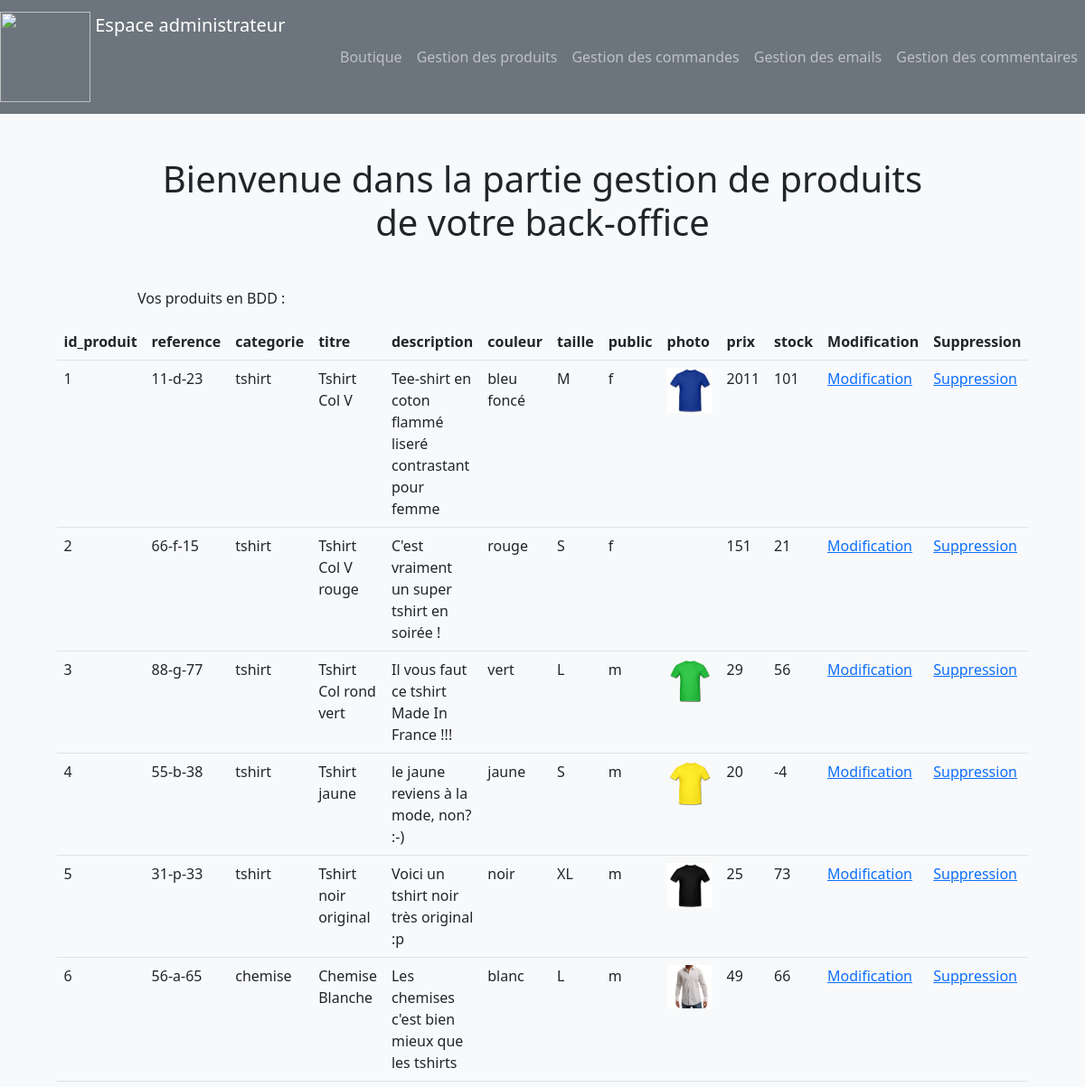
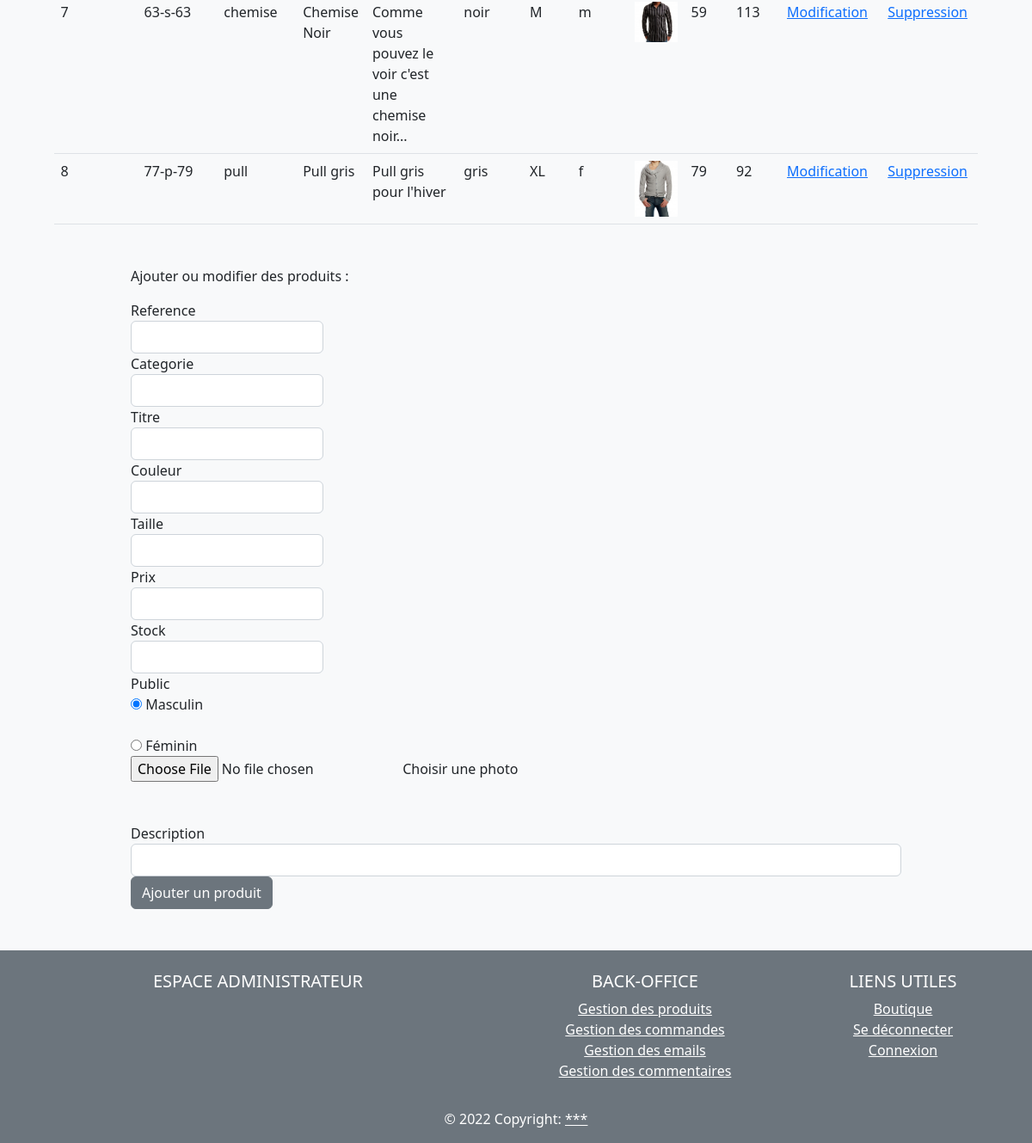
Page /admin/gestion_produits_sans_pagination.php on the committed database (2 pictures, top to bottom).
### tables this page shows
CREATE TABLE `produit` (
  `id_produit` int(3) NOT NULL,
  `reference` varchar(20) NOT NULL,
  `categorie` varchar(20) NOT NULL,
  `titre` varchar(100) NOT NULL,
  `description` text NOT NULL,
  `couleur` varchar(20) NOT NULL,
  `taille` varchar(5) NOT NULL,
  `public` enum('m','f','mixte') NOT NULL,
  `photo` varchar(250) NOT NULL,
  `prix` int(3) NOT NULL,
  `stock` int(3) NOT NULL
);

### admin/gestion_produits_sans_pagination.php (the view, shortened to what this page needs)
<?php
require_once("../inc/init.php");
$stmt = $pdo->query("SELECT * FROM produit");
$reference = (isset($produit)) ? $produit["reference"] : "";
$categorie = (isset($produit)) ? $produit["categorie"] : "";
$titre = (isset($produit)) ? $produit["titre"] : "";
$description = (isset($produit)) ? $produit["description"] : "";
$couleur = (isset($produit)) ? $produit["couleur"] : "";
$taille = (isset($produit)) ? $produit["taille"] : "";
$prix = (isset($produit)) ? $produit["prix"] : "";
$stock = (isset($produit)) ? $produit["stock"] : "";
require_once("inc/header.php");
?>
<h1 class='mb-5 text-center'>Bienvenue dans la partie gestion de produits de votre back-office</h1>
<p>Vos produits en BDD :</p>
<table class="table mb-5">
  <thead class="thead-dark">
    <tr>
        <?php for ($i = 0; $i < $stmt->columnCount(); $i++) {
            $col = $stmt->getColumnMeta($i); ?>
            <th scope="col"><?= $col['name']; ?></th>
        <?php } ?>
        <th scope="col"> Modification  </th>
        <th scope="col"> Suppression  </th>
    </tr>
  </thead>
  <tbody>
        <?php foreach($stmt->fetchAll(PDO::FETCH_ASSOC) as $index => $produit) { ?>
            <tr>
                <?php foreach($produit as $index => $valeur) {
                    if($index == 'photo') { ?>
                        <td> <img style="width:50px" src="<?= $valeur; ?>" alt=""> </td>
                    <?php } else { ?>
                        <td> <?php echo $produit[$index];  ?> </td>
                    <?php } ?>
                <?php } ?>
                <td> <a href="?action=modification&id_produit=<?= $produit["id_produit"]?>#ajout_modif"> Modification </a> </td>
                <td> <a href="?action=suppression&id_produit=<?= $produit["id_produit"]?>"> Suppression </a> </td>
            </tr>
       <?php } ?>
  </tbody>
</table>
<p id="ajout_modif">Ajouter ou modifier des produits :</p>
<form action="" method="POST" enctype="multipart/form-data">
    <div class="form-row">
        <div class="form-group col-md-3">
            <label for="reference">Reference</label>
            <input type="text" class="form-control" id="reference" name="reference" value="<?= $reference; ?>">
        </div>
        <div class="form-group col-md-3">
            <label for="categorie">Categorie</label>
            <input type="text" class="form-control" id="categorie" name="categorie" value="<?= $categorie; ?>">
        </div>
        <div class="form-group col-md-3">
            <label for="titre">Titre</label>
            <input type="text" class="form-control" id="titre" name="titre" value="<?= $titre; ?>">
        </div>
        <div class="form-group col-md-3">
            <label for="couleur">Couleur</label>
            <input type="text" class="form-control" id="couleur" name="couleur" value="<?= $couleur; ?>">
        </div>
        <div class="form-group col-md-3">
            <label for="taille">Taille</label>
            <input type="text" class="form-control" id="taille" name="taille" value="<?= $taille; ?>">
        </div>
        <div class="form-group col-md-3">
            <label for="prix">Prix</label>
            <input type="text" class="form-control" id="prix" name="prix" value="<?= $prix; ?>">
        </div>
        <div class="form-group col-md-3">
            <label for="stock">Stock</label>
            <input type="text" class="form-control" id="stock" name="stock" value="<?= $stock; ?>">
        </div>
        <div class="form-group col-md-2">
            <label for="public_m">Public</label>
            <div class="custom-control custom-radio">
                <input type="radio" id="public_m" name="public" class="custom-control-input" value="m" checked>
                <label class="custom-control-label" for="public_m">Masculin</label>
            </div>
        </div>
        <div class="form-group col-md-2">
            <label for="public_f" style="color:transparent">Public</label>
            <div class="custom-control custom-radio">
                <input type="radio" id="public_f" name="public" class="custom-control-input" value="f">
                <label class="custom-control-label" for="public_f">Féminin</label>
            </div>
        </div>
        <div class="custom-file mb-5">
            <input type="file" class="custom-file-input" id="maPhoto" name="maPhoto">
            <label class="custom-file-label" for="maPhoto">Choisir une photo</label>
        </div>
        <div class="form-group col-md-12">
            <label for="description">Description</label>
            <input type="text" class="form-control" id="description" name="description" value="<?= $description; ?>">
        </div>
        <?php if(isset($_GET["action"]) && $_GET["action"] == "modification") { ?>
            <button type="submit" class="btn btn-secondary" name="modifierProduit">Modifier un produit</button>
        <?php } else { ?>
            <button type="submit" class="btn btn-secondary" name="ajouterProduit">Ajouter un produit</button>
        <?php } ?>
    </div>
</form>
<?php
    require_once("inc/footer.php");
?>

### rows in the picture
produit: id_produit "1", reference "11-d-23", categorie "tshirt", titre "Tshirt Col V", description "Tee-shirt en coton flammé liseré contrastant pour femme", couleur "bleu foncé", taille "M", public "f", photo (picture), prix "2011", stock "101"
produit: id_produit "2", reference "66-f-15", categorie "tshirt", titre "Tshirt Col V rouge", description "C'est vraiment un super tshirt en soirée !", couleur "rouge", taille "S", public "f", prix "151", stock "21"
produit: id_produit "3", reference "88-g-77", categorie "tshirt", titre "Tshirt Col rond vert", description "Il vous faut ce tshirt Made In France !!!", couleur "vert", taille "L", public "m", photo (picture), prix "29", stock "56"
produit: id_produit "4", reference "55-b-38", categorie "tshirt", titre "Tshirt jaune", description "le jaune reviens à la mode, non? :-)", couleur "jaune", taille "S", public "m", photo (picture), prix "20", stock "-4"
produit: id_produit "5", reference "31-p-33", categorie "tshirt", titre "Tshirt noir original", description "Voici un tshirt noir très original :p", couleur "noir", taille "XL", public "m", photo (picture), prix "25", stock "73"
produit: id_produit "6", reference "56-a-65", categorie "chemise", titre "Chemise Blanche", description "Les chemises c'est bien mieux que les tshirts", couleur "blanc", taille "L", public "m", photo (picture), prix "49", stock "66"
produit: id_produit "7", reference "63-s-63", categorie "chemise", titre "Chemise Noir", description "Comme vous pouvez le voir c'est une chemise noir...", couleur "noir", taille "M", public "m", photo (picture), prix "59", stock "113"
produit: id_produit "8", reference "77-p-79", categorie "pull", titre "Pull gris", description "Pull gris pour l'hiver", couleur "gris", taille "XL", public "f", photo (picture), prix "79", stock "92"

### other values in the picture
$col['name'] "id_produit"
$col['name'] "reference"
$col['name'] "categorie"
$col['name'] "titre"
$col['name'] "description"
$col['name'] "couleur"
$col['name'] "taille"
$col['name'] "public"
$col['name'] "photo"
$col['name'] "prix"
$col['name'] "stock"
